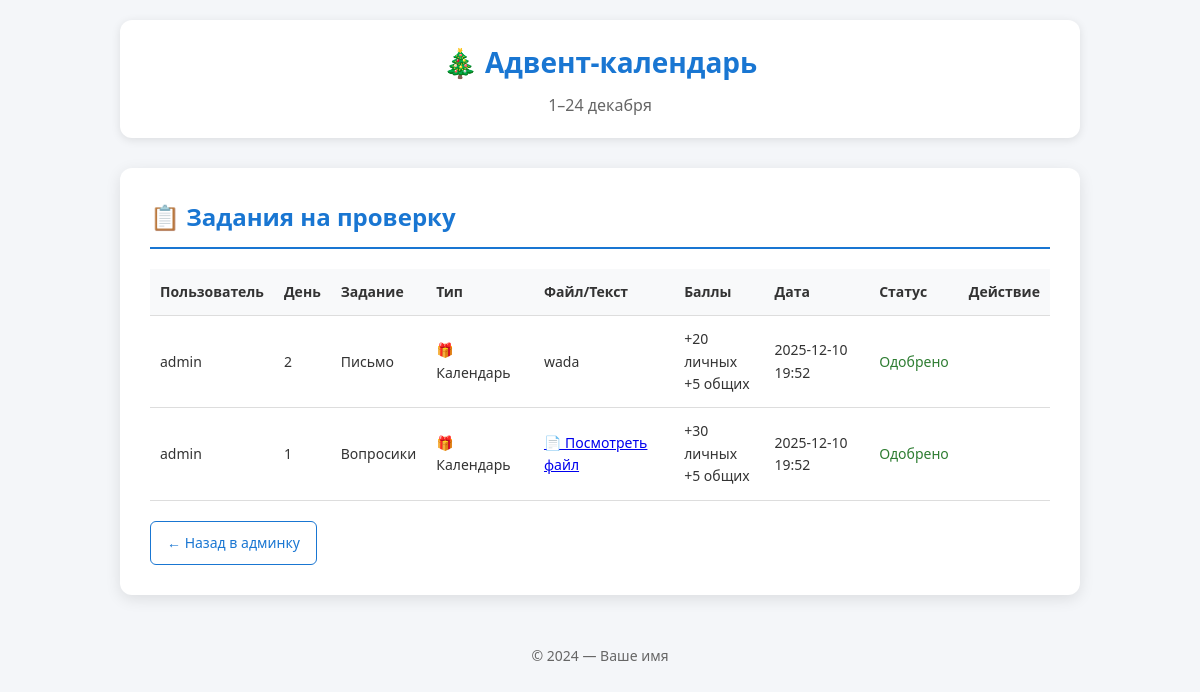
The page /admin/submissions (signed in) on the database its author committed.
### tables this page shows
CREATE TABLE submissions_day (
                id INTEGER PRIMARY KEY AUTOINCREMENT,
                user_id INTEGER,
                day INTEGER,
                file_url TEXT,
                submitted_at TEXT,
                status TEXT DEFAULT 'pending', text_response TEXT,
                FOREIGN KEY (user_id) REFERENCES users (id)
            );

CREATE TABLE users (
                id INTEGER PRIMARY KEY AUTOINCREMENT,
                username TEXT UNIQUE NOT NULL,
                password TEXT NOT NULL,
                is_admin INTEGER DEFAULT 0
            );

CREATE TABLE tasks (
                day INTEGER PRIMARY KEY,
                title TEXT NOT NULL,
                content TEXT,
                hint TEXT,
                image_url TEXT,
                video_url TEXT,
                is_published INTEGER DEFAULT 0,
                points_free INTEGER DEFAULT 0,
                points_global INTEGER DEFAULT 0,
                is_paid INTEGER DEFAULT 0
            , response_type TEXT DEFAULT 'file');

### app.py (the view)
@app.route('/admin/submissions')
def admin_submissions():
    if not session.get('is_admin'):
        return redirect(url_for('login'))
    submissions = []
    with sqlite3.connect('database.db', timeout=10) as conn:
        conn.row_factory = sqlite3.Row
        cursor = conn.cursor()
        cursor.execute('''
            SELECT s.id, s.user_id, s.day, s.file_url, s.text_response, s.submitted_at, s.status,
                   u.username, t.title, t.points_free, t.points_global, t.is_paid
            FROM submissions_day s
            JOIN users u ON s.user_id = u.id
            JOIN tasks t ON s.day = t.day
            ORDER BY s.submitted_at DESC
        ''')
        submissions = cursor.fetchall()
    return render_template('admin_submissions.html', submissions=submissions)

### app.py (called while the page is built)
@app.context_processor
def inject_functions():
    return {
        'can_open': can_open_door  # теперь можно использовать в шаблоне
    }

@app.before_request
def require_login():
    allowed_routes = ['login', 'register', 'static', 'index']
    if 'user_id' not in session and request.endpoint not in allowed_routes:
        return redirect(url_for('login'))

### templates/admin_submissions.html (shortened to what this page needs)
{% extends "index.html" %}
{% block content %}
<h2>📋 Задания на проверку</h2>
{% if submissions %}
<table>
  <thead>
    <tr>
      <th>Пользователь</th>
      <th>День</th>
      <th>Задание</th>
      <th>Тип</th>
      <th>Файл/Текст</th>
      <th>Баллы</th>
      <th>Дата</th>
      <th>Статус</th>
      <th>Действие</th>
    </tr>
  </thead>
  <tbody>
    {% for s in submissions %}
    <tr>
      <td>{{ s.username }}</td>
      <td>{{ s.day }}</td>
      <td>{{ s.title }}</td>
      <td>
        {% if s.is_paid %}
          <span style="color: #d32f2f;">💰 Платное</span>
        {% else %}
          🎁 Календарь
        {% endif %}
      </td>
      <td>
        {% if s.file_url %}
          <a href="{{ url_for('static', filename=s.file_url) }}" target="_blank">📄 Посмотреть файл</a>
        {% elif s.text_response %}
          <div style="white-space: pre-wrap; max-width: 300px;">{{ s.text_response }}</div>
        {% endif %}
      </td>
      <td>
        {% if s.is_paid %}
          +{{ s.points_free }} платных
        {% else %}
          +{{ s.points_free }} личных
        {% endif %}
        <br>+{{ s.points_global }} общих
      </td>
      <td>{{ s.submitted_at[:16] }}</td>
      <td>
        <span style="color:
          {% if s.status == 'approved' %}#2e7d32
          {% elif s.status == 'rejected' %}#c62828
          {% else %}#ff6f00{% endif %};">
          {{ "Одобрено" if s.status == 'approved' else "Отклонено" if s.status == 'rejected' else "Ожидает" }}
        </span>
      </td>
      <td>
      </td>
    </tr>
    {% endfor %}
  </tbody>
</table>
{% else %}
<p>Нет заданий на проверку.</p>
{% endif %}
<a href="/admin" class="btn btn-outline">← Назад в админку</a>
{% endblock %}

### templates/index.html (shortened to what this page needs)
<!DOCTYPE html>
<html lang="ru">
<head>
</head>
<body>
  <div class="container">
    <header>
      <h1>🎄 Адвент-календарь</h1>
      <p>1–24 декабря</p>
    </header>
    <main>
      {% block content %}{% endblock %}
    </main>
    <footer>
      &copy; {{ now.year if now else 2024 }} — Ваше имя
    </footer>
  </div>
</body>
</html>

### templates/index.html (style rules this page uses)
:root { --primary: #1976d2; --primary-dark: #0d47a1; --success: #2e7d32; --error: #c62828; --warning: #ff6f00; --light: #f4f6f9; --border: #ddd; --white: #ffffff; --text: #333; --gray: #666; --light-gray: #999; }
* { box-sizing: border-box; margin: 0; padding: 0; }
body { font-family: 'Segoe UI', Tahoma, Geneva, Verdana, sans-serif; line-height: 1.6; color: var(--text); background: var(--light); padding: 0; margin: 0; }
.container { max-width: 1000px; margin: 0 auto; padding: 20px; }
header { text-align: center; margin-bottom: 30px; padding: 20px 0; background: white; box-shadow: 0 2px 10px rgba(0,0,0,0.1); border-radius: 12px; margin: 0 0 30px; }
header h1 { margin: 0; color: var(--primary); font-size: 28px; }
header p { margin: 8px 0 0; color: var(--gray); font-size: 16px; }
main { background: var(--white); padding: 30px; border-radius: 12px; box-shadow: 0 4px 15px rgba(0,0,0,0.1); }
h2 { color: var(--primary); margin: 0 0 20px; font-size: 24px; border-bottom: 2px solid var(--primary); padding-bottom: 10px; }
.btn { display: inline-block; padding: 10px 16px; background: var(--primary); color: white; text-decoration: none; border-radius: 6px; font-weight: 500; font-size: 14px; transition: background 0.3s; }
.btn-outline { background: transparent; color: var(--primary); border: 1px solid var(--primary); }
footer { text-align: center; margin-top: 50px; color: var(--gray); font-size: 14px; }
table { width: 100%; border-collapse: collapse; margin: 20px 0; font-size: 14px; }
th, td { padding: 12px 10px; text-align: left; border-bottom: 1px solid var(--border); }
th { background: #f8f9fa; color: var(--text); font-weight: 600; }

### rows shown on the page
submissions_day: username "admin", day "2", title "Письмо", text_response "wada", points_free "20", points_global "5", submitted_at "2025-12-10 19:52", status "Одобрено"
submissions_day: username "admin", day "1", title "Вопросики", points_free "30", points_global "5", submitted_at "2025-12-10 19:52", status "Одобрено"

### other values the page prints
{{ now.year if now else 2024 }} "2024"
